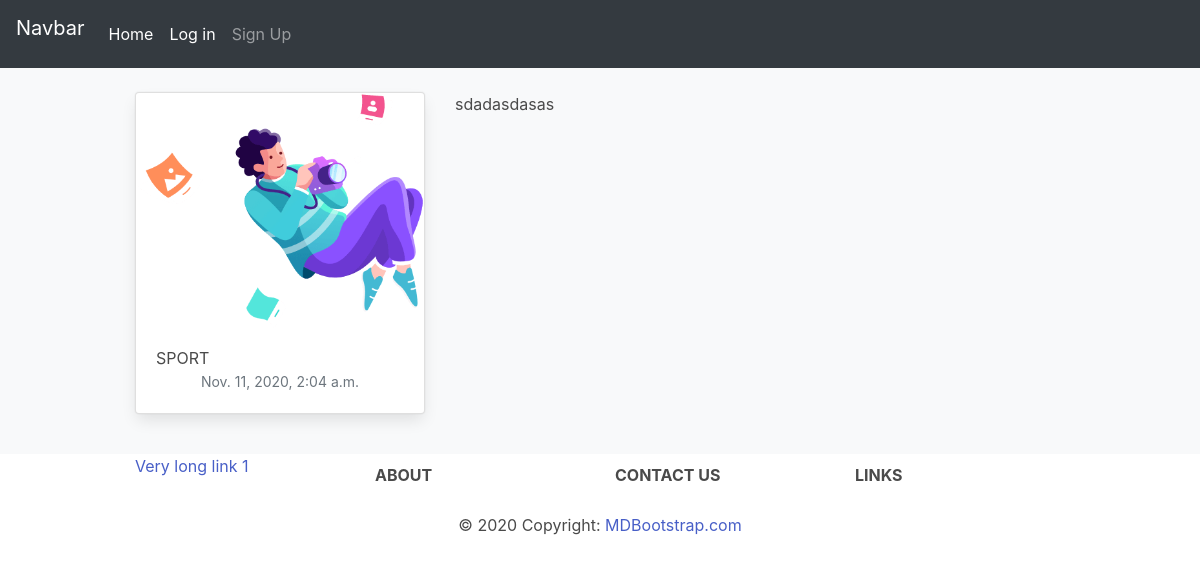
Before: /sport/ with the older database file.
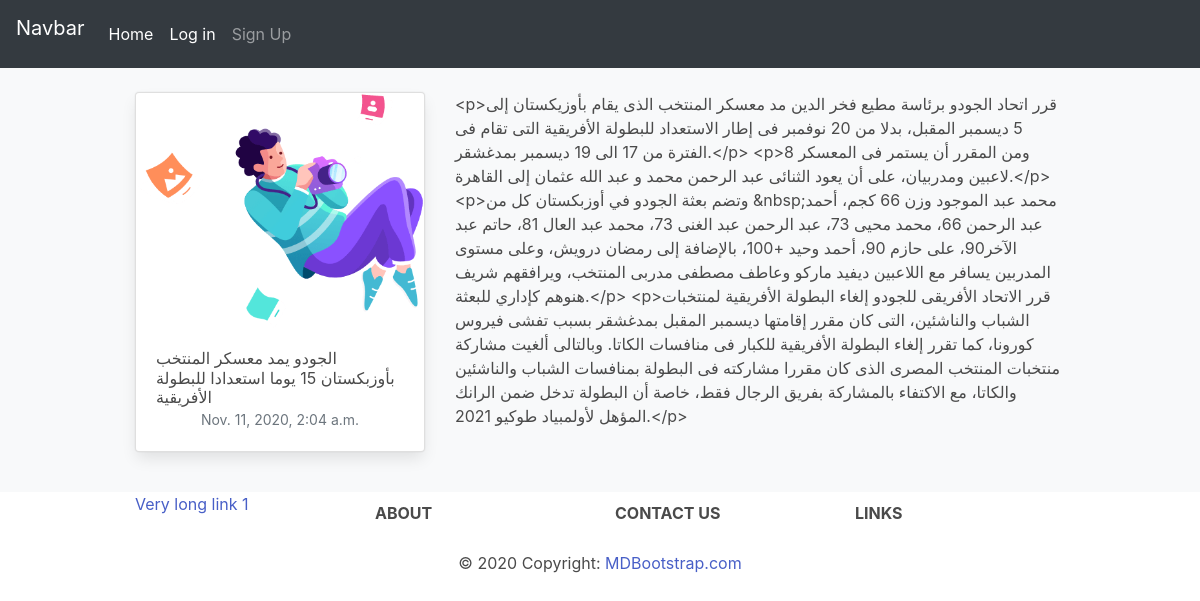
After: the same page with the newer database file.
### core/models.py (models this page shows, shortened)
class Core(models.Model):
    title = models.CharField(max_length=200)
    excpert =RichTextField(null=True , blank=True)
    author = models.ForeignKey(User , on_delete=models.CASCADE)
    slug = models.SlugField(max_length=200 , unique=True)
    image = models.ImageField(upload_to ='uploads/')
    updated = models.DateTimeField(auto_now=True)
    puplished = models.DateTimeField(default=timezone.now)
    class Meta:
        ordering = ['-puplished']
        verbose_name_plural = 'Core'

### core/views.py (the view)
class SinglelView(DetailView):
    model = Core
    template_name = "core/single.html"
    context_object_name = 'post'

### templates/core/single.html
{% extends 'core/base.html' %}
{% block content%}
<div class="album py-5 bg-light">
    <div class="container">
        <div class="row">
            <div class="col-md-4">
                <div class="card mb-4 box-shadow">
                    <img class='card-img-top' src='{{post.image.url}}' alt='card image cap' width="500" height="300">
                    <div class="card-body">
                        <h4 class="">{{post.title}}</h4>
                        <div class="d-flex justify-content-center align-items-center">
                            <div class="">
                                <small class="text-muted">{{post.puplished}}</small>
                            </div>
                        </div>
                    </div>
                </div>
            </div>
            <div class="col-md-8">
                <p>{{post.excpert}}</p>
            </div>
        </div>
    </div>
</div>
{% endblock%}

Changed rows visible on the page:
changed Core: title "SPORT" → "الجودو يمد معسكر المنتخب بأوزبكستان 15 يوما استعدادا للبطولة الأفريقية"; excpert "sdadasdasas" → "<p>قرر اتحاد الجودو برئاسة مطيع فخر الدين مد معسكر المنتخب الذى يقام بأوزيكستان إلى 5 ديسمبر المقبل، بدلا من 20 نوفمبر فى إطار الاستعداد للبطولة الأفريقية التى تقام فى الفترة من 17 الى 19 ديسمبر بمدغشقر.</p> <p>ومن المقرر أن يستمر فى المعسكر 8 لاعبين ومدربيان، على أن يعود الثنائى عبد الرحمن محمد و عبد الله عثمان إلى القاهرة.</p> <p>وتضم بعثة الجودو في أوزبكستان كل من &nbsp;محمد عبد الموجود وزن 66 كجم، أحمد عبد الرحمن 66، محمد محيى 73، عبد الرحمن عبد الغنى 73، محمد عبد العال 81، حاتم عبد الآخر90، على حازم 90، أحمد وحيد +100، بالإضافة إلى رمضان درويش، وعلى مستوى المدربين يسافر مع اللاعبين ديفيد ماركو وعاطف مصطفى مدربى المنتخب، ويرافقهم شريف هنوهم كإداري للبعثة.</p> <p>قرر الاتحاد الأفريقى…"
